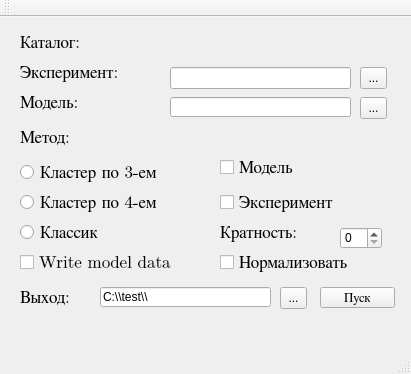
<?xml version="1.0" encoding="UTF-8"?>
<ui version="4.0">
 <class>MainWindow</class>
 <widget class="QMainWindow" name="MainWindow">
  <property name="geometry">
   <rect>
    <x>0</x>
    <y>0</y>
    <width>411</width>
    <height>374</height>
   </rect>
  </property>
  <property name="windowTitle">
   <string>MainWindow</string>
  </property>
  <widget class="QWidget" name="centralWidget">
   <widget class="QRadioButton" name="radioButton_clust3">
    <property name="geometry">
     <rect>
      <x>20</x>
      <y>140</y>
      <width>151</width>
      <height>31</height>
     </rect>
    </property>
    <property name="font">
     <font>
      <family>Cambria Math</family>
      <pointsize>13</pointsize>
     </font>
    </property>
    <property name="text">
     <string>Кластер по 3-ем</string>
    </property>
   </widget>
   <widget class="QCheckBox" name="checkBox_mdl">
    <property name="geometry">
     <rect>
      <x>220</x>
      <y>140</y>
      <width>141</width>
      <height>21</height>
     </rect>
    </property>
    <property name="font">
     <font>
      <family>Cambria Math</family>
      <pointsize>13</pointsize>
     </font>
    </property>
    <property name="text">
     <string>Модель</string>
    </property>
   </widget>
   <widget class="QRadioButton" name="radioButton_clust4">
    <property name="geometry">
     <rect>
      <x>20</x>
      <y>170</y>
      <width>151</width>
      <height>31</height>
     </rect>
    </property>
    <property name="font">
     <font>
      <family>Cambria Math</family>
      <pointsize>13</pointsize>
     </font>
    </property>
    <property name="text">
     <string>Кластер по 4-ем</string>
    </property>
   </widget>
   <widget class="QRadioButton" name="radioButton_classic">
    <property name="geometry">
     <rect>
      <x>20</x>
      <y>200</y>
      <width>121</width>
      <height>31</height>
     </rect>
    </property>
    <property name="font">
     <font>
      <family>Cambria Math</family>
      <pointsize>13</pointsize>
     </font>
    </property>
    <property name="text">
     <string>Классик</string>
    </property>
   </widget>
   <widget class="QPushButton" name="pushButton">
    <property name="geometry">
     <rect>
      <x>320</x>
      <y>270</y>
      <width>75</width>
      <height>21</height>
     </rect>
    </property>
    <property name="font">
     <font>
      <family>Cambria Math</family>
      <pointsize>10</pointsize>
     </font>
    </property>
    <property name="text">
     <string>Пуск</string>
    </property>
   </widget>
   <widget class="QLineEdit" name="lineEdit_file">
    <property name="geometry">
     <rect>
      <x>170</x>
      <y>80</y>
      <width>181</width>
      <height>20</height>
     </rect>
    </property>
   </widget>
   <widget class="QToolButton" name="toolButton_input">
    <property name="enabled">
     <bool>true</bool>
    </property>
    <property name="geometry">
     <rect>
      <x>360</x>
      <y>80</y>
      <width>27</width>
      <height>22</height>
     </rect>
    </property>
    <property name="text">
     <string>...</string>
    </property>
   </widget>
   <widget class="QLineEdit" name="lineEdit_out">
    <property name="geometry">
     <rect>
      <x>100</x>
      <y>270</y>
      <width>171</width>
      <height>20</height>
     </rect>
    </property>
    <property name="text">
     <string>C:\\test\\</string>
    </property>
   </widget>
   <widget class="QToolButton" name="toolButton_output">
    <property name="geometry">
     <rect>
      <x>280</x>
      <y>270</y>
      <width>27</width>
      <height>22</height>
     </rect>
    </property>
    <property name="text">
     <string>...</string>
    </property>
   </widget>
   <widget class="QSpinBox" name="spinBox_krat">
    <property name="geometry">
     <rect>
      <x>340</x>
      <y>210</y>
      <width>42</width>
      <height>22</height>
     </rect>
    </property>
   </widget>
   <widget class="QLabel" name="label">
    <property name="geometry">
     <rect>
      <x>20</x>
      <y>10</y>
      <width>91</width>
      <height>31</height>
     </rect>
    </property>
    <property name="font">
     <font>
      <family>Cambria Math</family>
      <pointsize>13</pointsize>
     </font>
    </property>
    <property name="text">
     <string>Каталог:</string>
    </property>
   </widget>
   <widget class="QLabel" name="label_2">
    <property name="geometry">
     <rect>
      <x>220</x>
      <y>200</y>
      <width>111</width>
      <height>31</height>
     </rect>
    </property>
    <property name="font">
     <font>
      <family>Cambria Math</family>
      <pointsize>13</pointsize>
     </font>
    </property>
    <property name="text">
     <string>Кратность:</string>
    </property>
   </widget>
   <widget class="QLabel" name="label_3">
    <property name="geometry">
     <rect>
      <x>20</x>
      <y>270</y>
      <width>81</width>
      <height>21</height>
     </rect>
    </property>
    <property name="font">
     <font>
      <family>Cambria Math</family>
      <pointsize>13</pointsize>
     </font>
    </property>
    <property name="text">
     <string>Выход:</string>
    </property>
   </widget>
   <widget class="QCheckBox" name="checkBox_write">
    <property name="geometry">
     <rect>
      <x>20</x>
      <y>230</y>
      <width>191</width>
      <height>31</height>
     </rect>
    </property>
    <property name="font">
     <font>
      <family>Cambria Math</family>
      <pointsize>13</pointsize>
     </font>
    </property>
    <property name="text">
     <string>Write model data</string>
    </property>
   </widget>
   <widget class="QLabel" name="label_4">
    <property name="geometry">
     <rect>
      <x>20</x>
      <y>110</y>
      <width>81</width>
      <height>21</height>
     </rect>
    </property>
    <property name="font">
     <font>
      <family>Cambria Math</family>
      <pointsize>13</pointsize>
     </font>
    </property>
    <property name="text">
     <string>Метод:</string>
    </property>
   </widget>
   <widget class="QCheckBox" name="checkBox_exp">
    <property name="geometry">
     <rect>
      <x>220</x>
      <y>170</y>
      <width>161</width>
      <height>31</height>
     </rect>
    </property>
    <property name="font">
     <font>
      <family>Cambria Math</family>
      <pointsize>13</pointsize>
     </font>
    </property>
    <property name="text">
     <string>Эксперимент</string>
    </property>
   </widget>
   <widget class="QLabel" name="label_5">
    <property name="geometry">
     <rect>
      <x>20</x>
      <y>40</y>
      <width>151</width>
      <height>31</height>
     </rect>
    </property>
    <property name="font">
     <font>
      <family>Cambria Math</family>
      <pointsize>13</pointsize>
     </font>
    </property>
    <property name="text">
     <string>Эксперимент:</string>
    </property>
   </widget>
   <widget class="QLineEdit" name="lineEdit_exp">
    <property name="geometry">
     <rect>
      <x>170</x>
      <y>50</y>
      <width>181</width>
      <height>22</height>
     </rect>
    </property>
   </widget>
   <widget class="QToolButton" name="toolButton_exp">
    <property name="geometry">
     <rect>
      <x>360</x>
      <y>50</y>
      <width>27</width>
      <height>22</height>
     </rect>
    </property>
    <property name="text">
     <string>...</string>
    </property>
   </widget>
   <widget class="QLabel" name="label_6">
    <property name="geometry">
     <rect>
      <x>20</x>
      <y>70</y>
      <width>141</width>
      <height>31</height>
     </rect>
    </property>
    <property name="font">
     <font>
      <family>Cambria Math</family>
      <pointsize>13</pointsize>
     </font>
    </property>
    <property name="text">
     <string>Модель:</string>
    </property>
   </widget>
   <widget class="QCheckBox" name="checkBox_norm">
    <property name="enabled">
     <bool>true</bool>
    </property>
    <property name="geometry">
     <rect>
      <x>220</x>
      <y>230</y>
      <width>181</width>
      <height>31</height>
     </rect>
    </property>
    <property name="font">
     <font>
      <family>Cambria Math</family>
      <pointsize>13</pointsize>
     </font>
    </property>
    <property name="tabletTracking">
     <bool>false</bool>
    </property>
    <property name="text">
     <string>Нормализовать</string>
    </property>
    <property name="checkable">
     <bool>true</bool>
    </property>
    <property name="checked">
     <bool>false</bool>
    </property>
   </widget>
  </widget>
  <widget class="QMenuBar" name="menuBar">
   <property name="geometry">
    <rect>
     <x>0</x>
     <y>0</y>
     <width>411</width>
     <height>26</height>
    </rect>
   </property>
  </widget>
  <widget class="QToolBar" name="mainToolBar">
   <attribute name="toolBarArea">
    <enum>TopToolBarArea</enum>
   </attribute>
   <attribute name="toolBarBreak">
    <bool>false</bool>
   </attribute>
  </widget>
  <widget class="QStatusBar" name="statusBar"/>
 </widget>
 <layoutdefault spacing="6" margin="11"/>
 <resources/>
 <connections/>
</ui>
